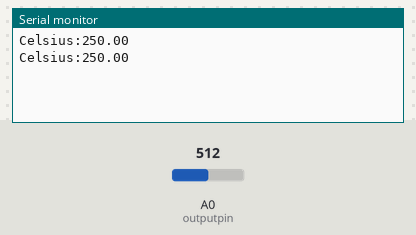
A sketch run on a simulated Arduino Uno, built with avr-gcc and run on an emulated ATmega328P. Parts: the last lines printed to the serial monitor. Inputs (shaded band) come from the test bench; at power-on: A0 (outputpin) = 512.

Above: at 1.8 s.
1.9 s: A0 (outputpin) set to 716
At 2.4 s:
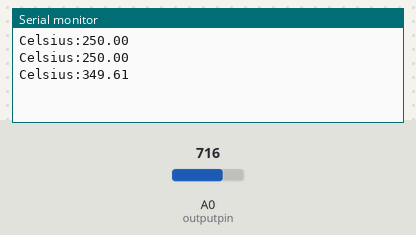
3.4 s: A0 (outputpin) set to 900
At 4.8 s:
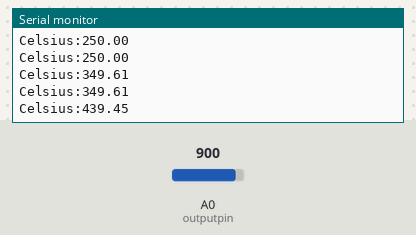
Timing chart, 0 to 6.4 s (numbered marks = the images above; inputs shaded):
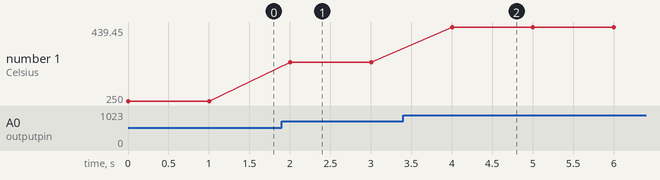

Measured:
- after the input at 1.9 s, the serial monitor: prints a new line after 0.10 s (image 1)
- after the input at 3.4 s, the serial monitor: prints a new line after 0.60 s (image 2)
- plotted number 1: 250 → 349.61 after the input at 1.9 s, 349.61 → 439.45 after the input at 3.4 s

The sketch:

potentiometer_fading.ino
```cpp
int outputpin=A0;

void setup() {

  pinMode(outputpin,INPUT);
  Serial.begin(9600);


}

void loop() {
  int voltage= analogRead(outputpin);
  float mv=(voltage/1024.0)*5000;
  float c=mv/10;
  Serial.print("Celsius:");
  Serial.println(c);
  delay(1000);

}
```
